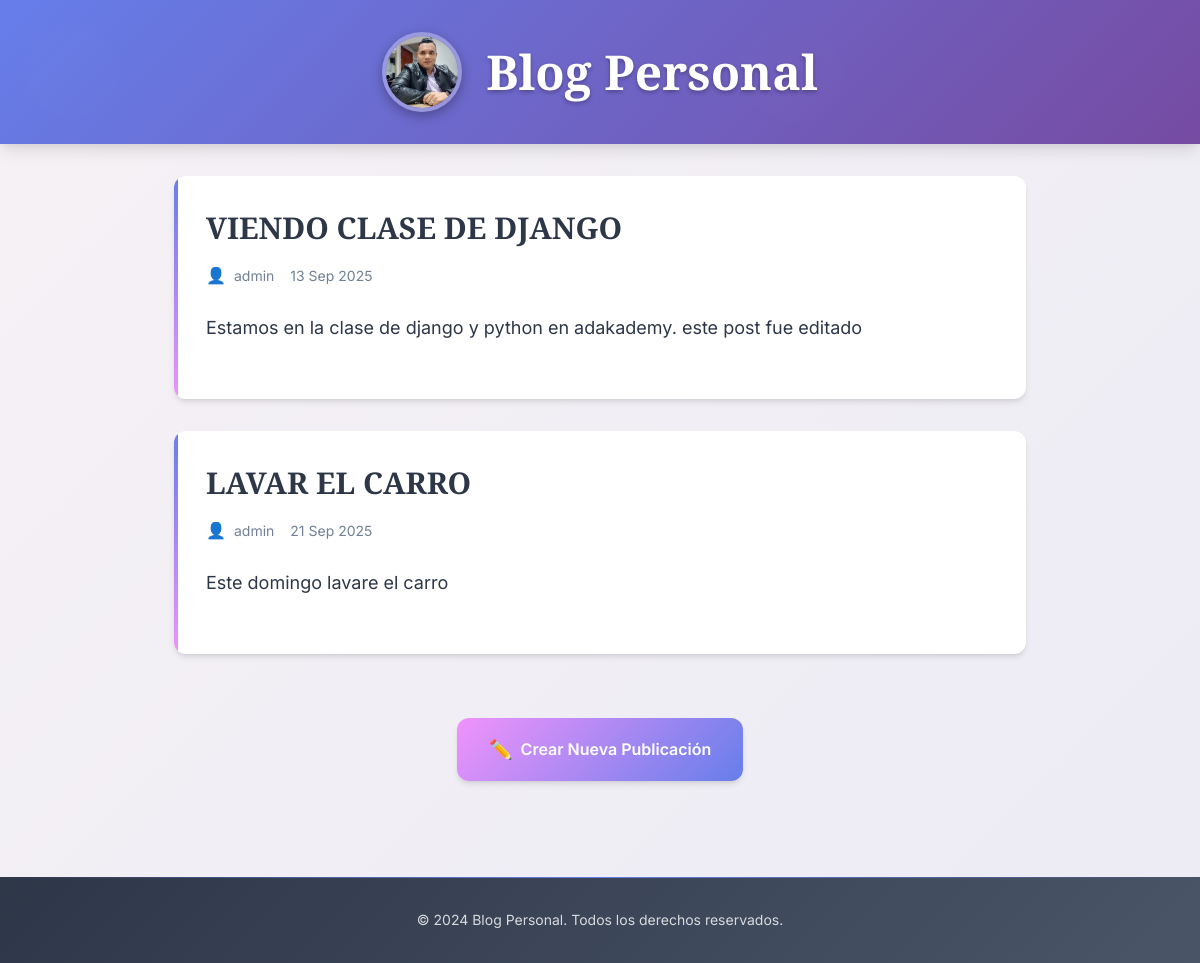
/, run on an earlier commit of the app's database.
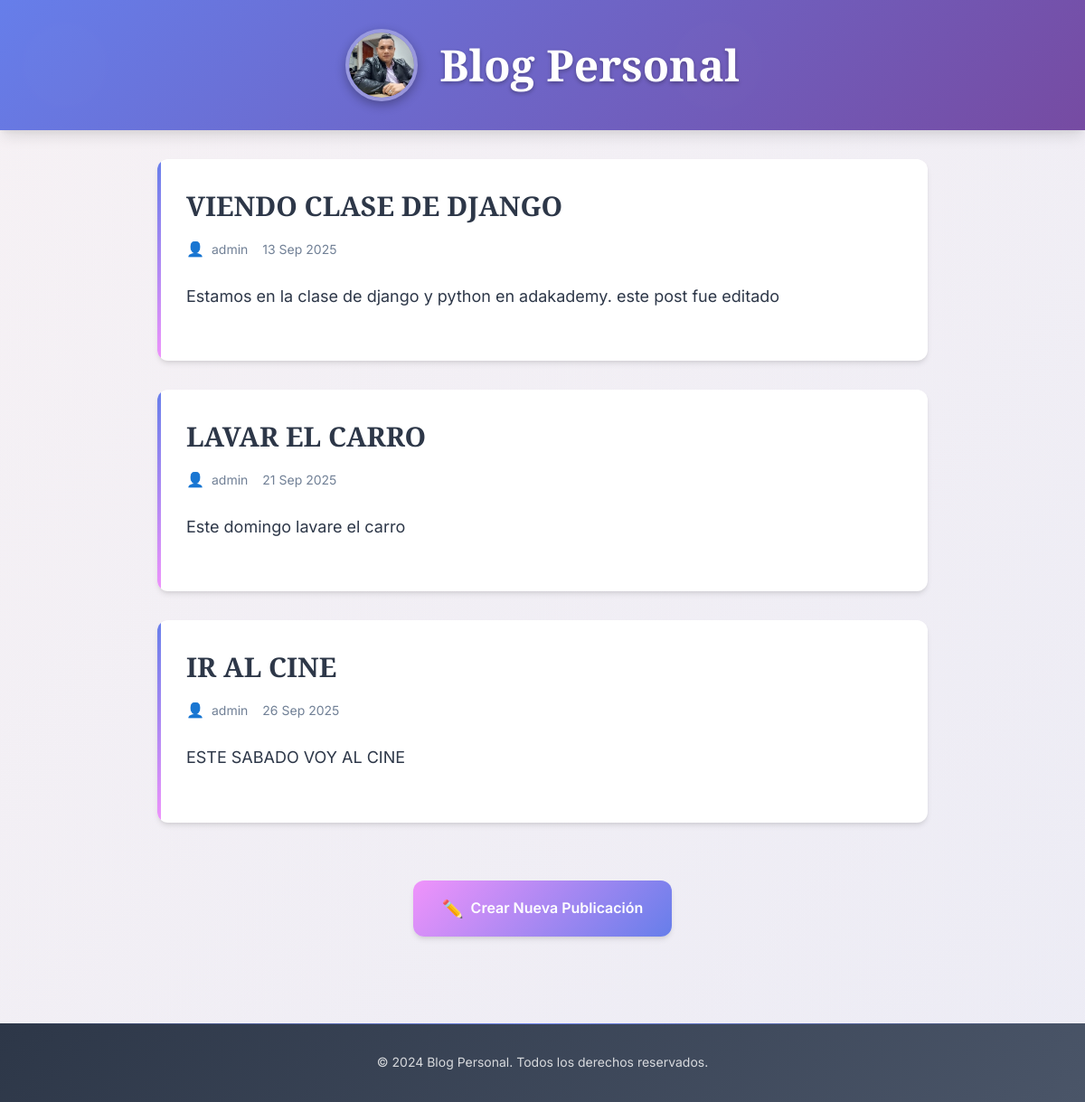
And on a later commit of the database.
### blogs/models.py (models this page shows, shortened)
class Post(models.Model):
    title = models.CharField(max_length=200)
    body = models.TextField()
    created_at = models.DateTimeField(
        auto_now_add=True
    )  # toma el tiempo automaticament del sistem o pc
    updated_at = models.DateTimeField(
        auto_now=True
    )  # toma el tiempo automaticament del sistem o pc
    author = models.ForeignKey(
        "auth.User", on_delete=models.CASCADE
    )  # toma el usario de la tabla auth_user de la base de datos de usuario por defecos de django

### blogs/views.py (the view)
# urls.py: path("", PostListView.as_view(), name="post_list"),
class PostListView(ListView):
    model = Post  # nombre del modelo donde estan los datos
    template_name = (
        "post_list.html"  # nombre del template a usar que esta en la carpeta templates
    )

### templates/post_list.html (shortened to what this page needs)
{% extends "_base.html" %}
{% block content %}
    {% for publication in post_list %}
        <article class="post-card">
            <a href="{% url 'post_detail' publication.pk %}" class="post-title-link">
                <h2>{{ publication.title }}</h2>
            </a>
            <div class="post-meta">
                <div class="post-author">
                    <span>{{ publication.author }}</span>
                </div>
                <time datetime="{{ publication.created_at|date:'Y-m-d' }}">
                    {{ publication.created_at|date:'d M Y' }}
                </time>
            </div>
            {% if publication.body %}
                <div class="post-content">
                    {{ publication.body|truncatewords:30 }}
                </div>
            {% endif %}
        </article>
    {% empty %}
        <div class="post-card">
            <h2>No hay publicaciones aún</h2>
            <p>¡Sé el primero en crear una publicación!</p>
        </div>
    {% endfor %}
    <div style="text-align: center;">
        <a href="{% url 'post_create' %}" class="new-post-btn">Crear Nueva Publicación</a>
    </div>
{% endblock content %}

### templates/_base.html (shortened to what this page needs)
<!DOCTYPE html>
<html lang="es">
<head>
    {% load static %}
    <link rel="stylesheet" href="{% static 'blogs/style.css' %}">
</head>
<body>
    <header class="header">
        <div class="container">
            <div class="header-content">
                <img src="{% static 'blogs/images/profile.jpg' %}" alt="Foto de perfil" class="profile-image">
                <a href="{% url 'post_list' %}">
                    <h1>Blog Personal</h1>
                </a>
            </div>
        </div>
    </header>
    <main class="container">
        {% block content %}
        {% endblock %}
    </main>
    <footer class="footer">
        <div class="container">
            <p>&copy; 2024 Blog Personal. Todos los derechos reservados.</p>
        </div>
    </footer>
</body>
</html>

### blogs/static/blogs/style.css (style rules this page uses)
:root { --primary-color: #667eea; --secondary-color: #764ba2; --accent-color: #f093fb; --text-primary: #2d3748; --text-secondary: #4a5568; --text-light: #718096; --bg-primary: #f7fafc; --bg-secondary: #edf2f7; --white: #ffffff; --shadow-sm: 0 1px 3px 0 rgba(0, 0, 0, 0.1), 0 1px 2px 0 rgba(0, 0, 0, 0.06); --shadow-md: 0 4px 6px -1px rgba(0, 0, 0, 0.1), 0 2px 4px -1px rgba(0, 0, 0, 0.06); --shadow-lg: 0 10px 15px -3px rgba(0, 0, 0, 0.1), 0 4px 6px -2px rgba(0, 0, 0, 0.05); --shadow-xl: 0 20px 25px -5px rgba(0, 0, 0, 0.1), 0 10px 10px -5px rgba(0, 0, 0, 0.04); --border-radius: 12px; --transition: all 0.3s cubic-bezier(0.4, 0, 0.2, 1); }
* { margin: 0; padding: 0; box-sizing: border-box; }
body { font-family: 'Inter', -apple-system, BlinkMacSystemFont, 'Segoe UI', Roboto, sans-serif; background: linear-gradient(135deg, var(--bg-primary) 0%, var(--bg-secondary) 100%); color: var(--text-primary); line-height: 1.6; min-height: 100vh; position: relative; }
body::before { content: ''; position: fixed; top: 0; left: 0; width: 100%; height: 100%; background: linear-gradient(-45deg, #667eea, #764ba2, #f093fb, #f5576c); background-size: 400% 400%; animation: gradientShift 15s ease infinite; opacity: 0.05; z-index: -1; }
.header { background: linear-gradient(135deg, var(--primary-color) 0%, var(--secondary-color) 100%); padding: 2rem 0; margin-bottom: 2rem; box-shadow: var(--shadow-lg); position: relative; overflow: hidden; }
.header::before { content: ''; position: absolute; top: 0; left: 0; right: 0; bottom: 0; opacity: 0.1; }
.header h1 { font-family: 'Playfair Display', serif; font-size: 3rem; font-weight: 700; color: var(--white); text-align: center; margin: 0; text-shadow: 0 2px 4px rgba(0, 0, 0, 0.3); position: relative; z-index: 1; }
.header a { text-decoration: none; color: inherit; transition: var(--transition); }
.header-content { display: flex; align-items: center; justify-content: center; gap: 1.5rem; }
.profile-image { width: 80px; height: 80px; border-radius: 50%; border: 4px solid rgba(255, 255, 255, 0.3); box-shadow: 0 4px 12px rgba(0, 0, 0, 0.3); transition: var(--transition); object-fit: cover; }
.container { max-width: 900px; margin: 0 auto; padding: 0 1.5rem; }
.post-card { background: var(--white); border-radius: var(--border-radius); padding: 2rem; margin-bottom: 2rem; box-shadow: var(--shadow-md); transition: var(--transition); position: relative; overflow: hidden; }
.post-card::before { content: ''; position: absolute; top: 0; left: 0; width: 4px; height: 100%; background: linear-gradient(135deg, var(--primary-color), var(--accent-color)); transition: var(--transition); }
h1 { font-family: 'Playfair Display', serif; font-size: 2.5rem; font-weight: 600; color: var(--text-primary); margin-bottom: 1rem; }
h2 { font-family: 'Playfair Display', serif; font-size: 1.875rem; font-weight: 600; color: var(--text-primary); margin-bottom: 0.75rem; line-height: 1.3; }
a { color: var(--primary-color); text-decoration: none; font-weight: 500; transition: var(--transition); position: relative; }
.post-title-link { display: block; margin-bottom: 1rem; }
.post-meta { display: flex; align-items: center; gap: 1rem; margin-bottom: 1rem; font-size: 0.875rem; color: var(--text-light); }
.post-author { display: flex; align-items: center; gap: 0.5rem; }
.post-author::before { content: '👤'; font-size: 1rem; }
.new-post-btn { display: inline-flex; align-items: center; gap: 0.5rem; margin: 2rem 0; padding: 1rem 2rem; background: linear-gradient(135deg, var(--accent-color), var(--primary-color)); color: var(--white); text-decoration: none; border-radius: var(--border-radius); font-weight: 600; font-size: 1rem; box-shadow: var(--shadow-md); transition: var(--transition); }
.new-post-btn::before { content: '✏️'; font-size: 1.2rem; }
.post-content { font-size: 1.125rem; line-height: 1.7; color: var(--text-primary); margin: 1.5rem 0; }
.footer { background: linear-gradient(135deg, var(--text-primary) 0%, var(--text-secondary) 100%); color: var(--white); text-align: center; padding: 2rem 0; margin-top: 4rem; position: relative; }
.footer::before { content: ''; position: absolute; top: 0; left: 0; right: 0; height: 1px; background: linear-gradient(90deg, transparent, var(--primary-color), transparent); }
.footer p { margin: 0; font-size: 0.875rem; opacity: 0.8; }
.post-card { animation: fadeInUp 0.6s ease-out; }
.post-card:nth-child(2) { animation-delay: 0.1s; }
.post-card:nth-child(3) { animation-delay: 0.2s; }

What changed in the data, as far as the page shows it:
added Post: title "IR AL CINE", author "admin", created_at "26 Sep 2025", body "ESTE SABADO VOY AL CINE"
